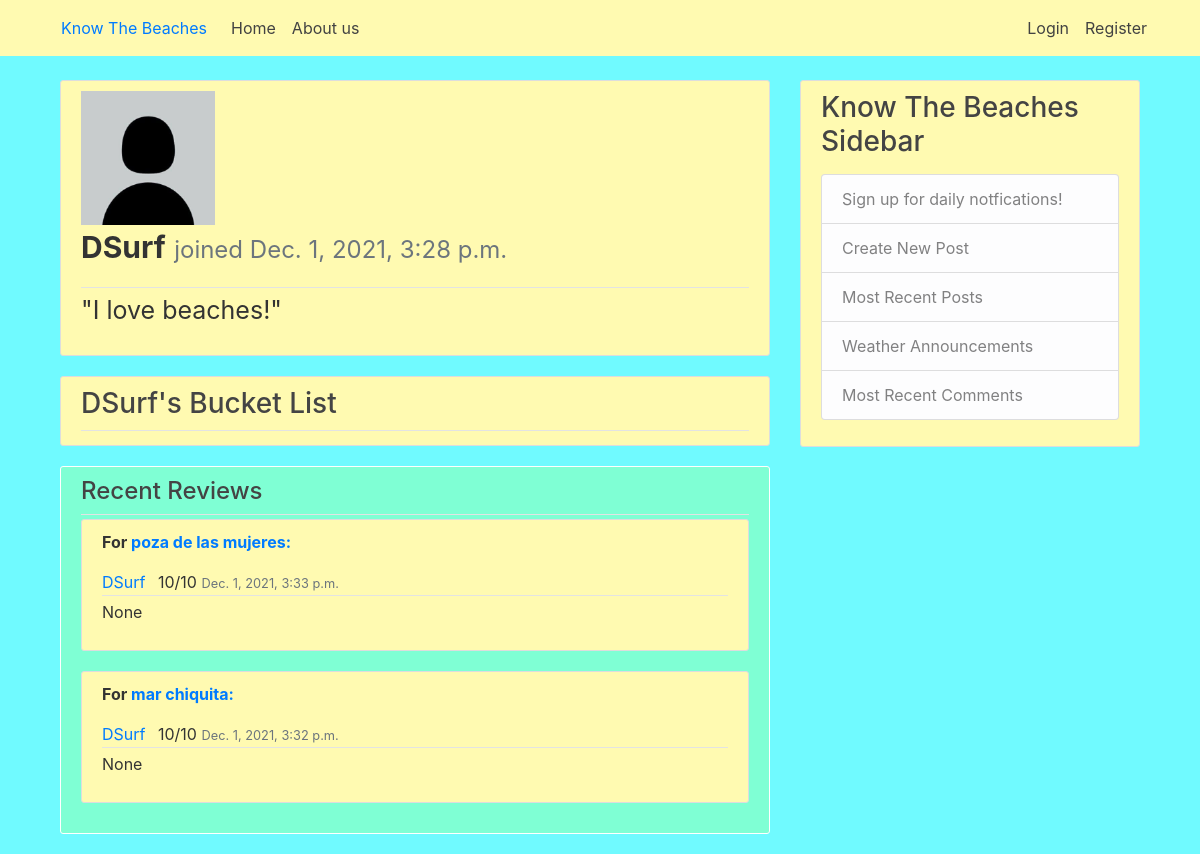
Page /profile/DSurf/ on the earlier database version.
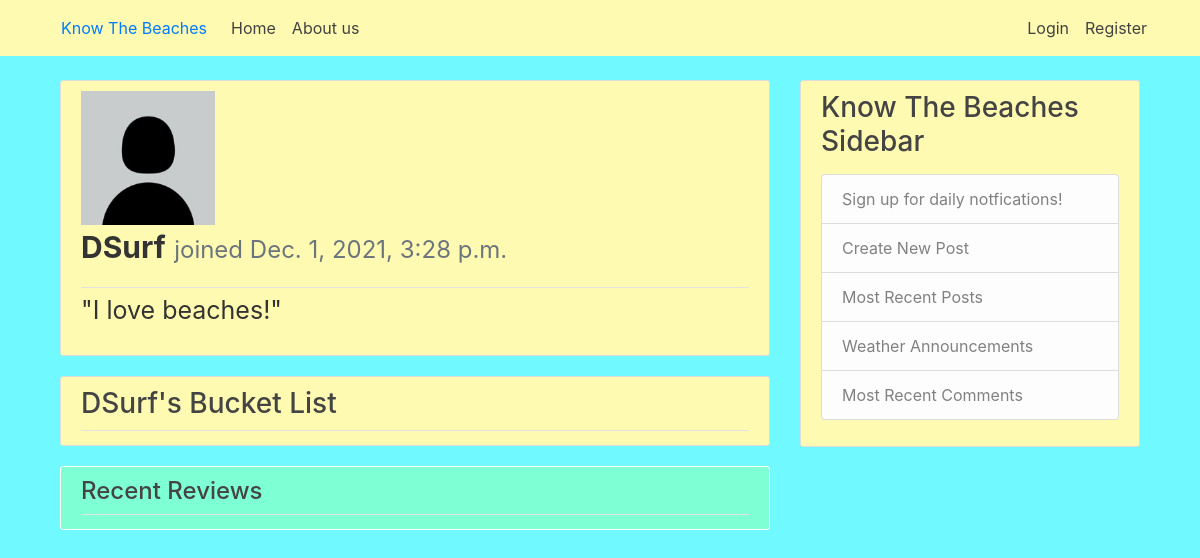
Same page on the later database version.
### beach/models.py (models this page shows, shortened)
class Rating(models.Model):
    date_posted = models.DateTimeField(default = timezone.now)
    overall = models.PositiveIntegerField(null = True, default=10, choices=CHOICE_NUM)
    swim = models.PositiveIntegerField(blank = True, null=True, choices=CHOICE_NUM)
    dive = models.PositiveIntegerField(blank= True, null = True, choices=CHOICE_NUM)
    surf = models.PositiveIntegerField(blank= True, null = True, choices=CHOICE_NUM)
    lounge = models.PositiveIntegerField(blank= True, null = True, choices=CHOICE_NUM)
    boat = models.PositiveIntegerField(blank= True, null = True, choices=CHOICE_NUM)
    isClean = models.PositiveIntegerField(blank= True, null = True, choices=CHOICE_NUM)
    safety = models.PositiveIntegerField(blank= True, null = True, choices=CHOICE_NUM)
    lifeguard = models.CharField(max_length = 3, choices=CHOICE_AVAILABLE, default='No', null = True)
    author = models.ForeignKey(User, on_delete = models.CASCADE, null = True)
    beach = models.ForeignKey(Beach, on_delete = models.CASCADE, null= True)

class Beach(models.Model):
    name = models.CharField(max_length = 60)
    img = models.ImageField(upload_to='beach_pic', null = True)
    region = models.CharField(max_length = 2, choices=CHOICE_REGIONS) # N, NE, E, SE, S, SW, W, NW
    overallRating = models.DecimalField(max_digits=3, decimal_places=1, null = True, default=0)
    swimRating = models.DecimalField(max_digits=3, decimal_places=1, null = True, default=0)
    diveRating = models.DecimalField(max_digits=3, decimal_places=1, null = True, default=0)
    surfRating = models.DecimalField(max_digits=3, decimal_places=1, null = True, default=0)
    loungeRating = models.DecimalField(max_digits=3, decimal_places=1, null = True, default=0)
    boatRating = models.DecimalField(max_digits=3, decimal_places=1, null = True, default=0)
    isCleanRating = models.DecimalField(max_digits=3, decimal_places=1, null = True, default=0)
    safetyRating = models.DecimalField(max_digits=3, decimal_places=1, null = True, default=0)
    lifeguardRating = models.CharField(max_length = 3, choices=CHOICE_AVAILABLE, default= 'No')
    def __str__(self):
        return self.name

class Profile(models.Model):
    img = models.ImageField(upload_to='profile_pic', null = True)
    date_created = models.DateTimeField(default = timezone.now)
    user = models.ForeignKey(User, on_delete = models.CASCADE)
    bio = models.TextField(max_length=500, blank = True)
    bucketList = models.TextField(max_length=1000, blank = True)
    region = models.CharField(max_length = 2, choices=CHOICE_REGIONS) # N, NE, E, SE, S, SW, W, NW

### userProfile/views.py (the view)
# urls.py: path('profile/', include('userProfile.urls'), name = 'profile'),
def userProfile(request, username='jeremy'): #if profile ID doesn't exist we must redirect to the login page.
    bListString = Profile.objects.get(user__username=username).bucketList
    bList = bListString.rsplit(",")
    recentComments = {}
    ratings = Rating.objects.filter(author__username=username).order_by('-date_posted')[:5]
    comments = Comment.objects.filter(author__username=username).order_by('-date_posted')[:5]
    i=0
    for comment in comments:
        recentComments[ratings[i].id] = comment.content
        i += 1
    context = {
        'profile': Profile.objects.filter(user__username=username)[0],
        'bucketList': Beach.objects.filter(name__in=bList),
        'recentRatings': ratings,
        'recentComments': recentComments
    }
    return render(request, 'userProfile/userProfile.html', context)

### templates/userProfile/userProfile.html (shortened to what this page needs)
{% extends "base.html" %}
{% block content %}
    <div>
    <article class="media content-section">
      <article class="media-body">
        <article class="article-metadata">
          <img src="{{profile.img.url}}" alt="image not found" width="20%">
          <p style="font-size: 30px;"><b>{{profile.user.username}}</b> <small class="text-muted">joined {{profile.date_created}}</small></p>
        </article>
        <p style="font-size: 25px;">"{{profile.bio}}"</p>
      </article>
    </article>
    </div>
    <div>
      <article class="media content-section">
        <div class="media-body">
          <div class="article-metadata">
            <h3>{{profile.user.username}}'s Bucket List</h3>
          </div>
        </div>
      </article>
    </div>
    <article class="media content-section" style="background-color: aquamarine; border-color: white;">
      <div class="media-body">
        <div class="article-metadata">
          <h4>Recent Reviews</h4>
        </div>
          {% for rating in recentRatings %}
            <article class="media content-section">
              <div class="media-body">
                <div class="article-metadata">
                  <p><b>For <a class="mr-2" href="">{{rating.beach}}:</a></b></p>
                  <a class="mr-2" href="">{{profile.user.username}}</a>
                  <a>{{rating.overall}}/10</a>
                  <small class="text-muted">{{rating.date_posted}}</small>
                </div>
                <p class="article-content"> {{ recentComments | get:rating.id }}</p>
              </div>
            </article>
          {% endfor %}
      </div>
    </article>
{% endblock content %}

Differences in the rows shown:
removed Rating: beach "poza de las mujeres", {{ profile.user.username }} "DSurf", overall "10", date_posted "Dec. 1, 2021, 3:33 p.m.", id "None"
removed Rating: beach "mar chiquita", {{ profile.user.username }} "DSurf", overall "10", date_posted "Dec. 1, 2021, 3:32 p.m.", id "None"
